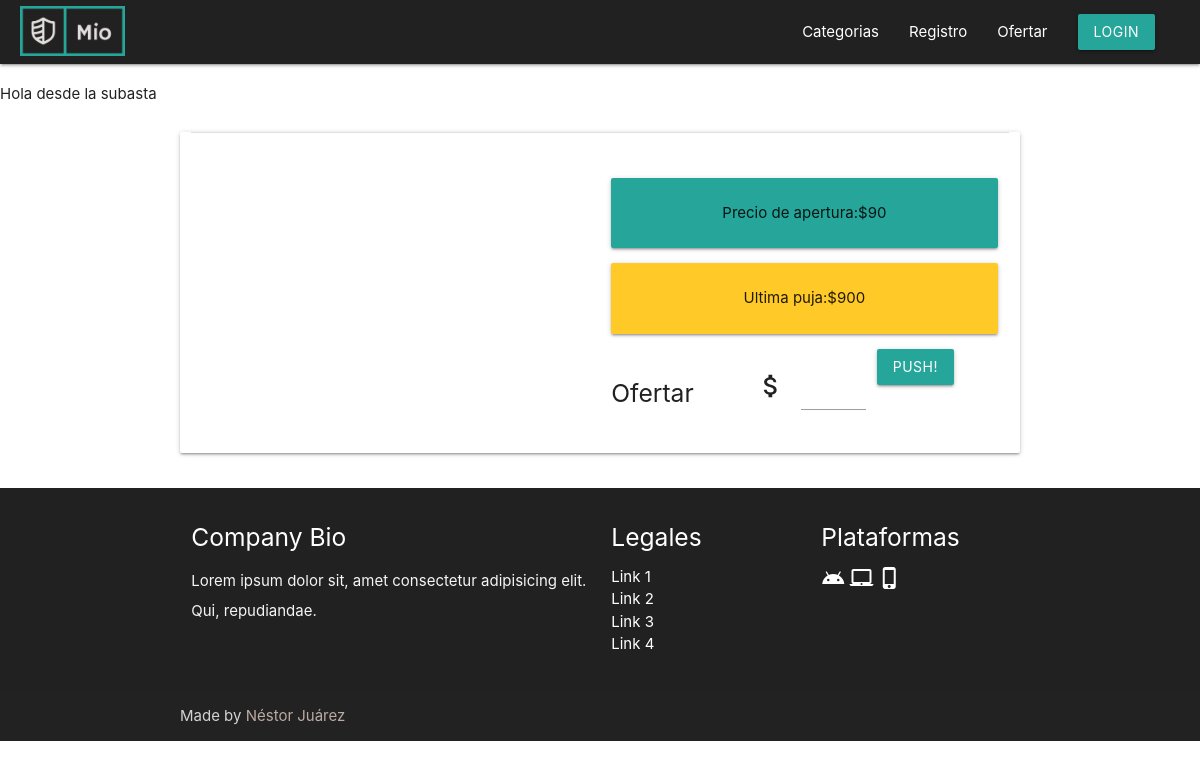
Page /subasta/1 on the earlier database version.
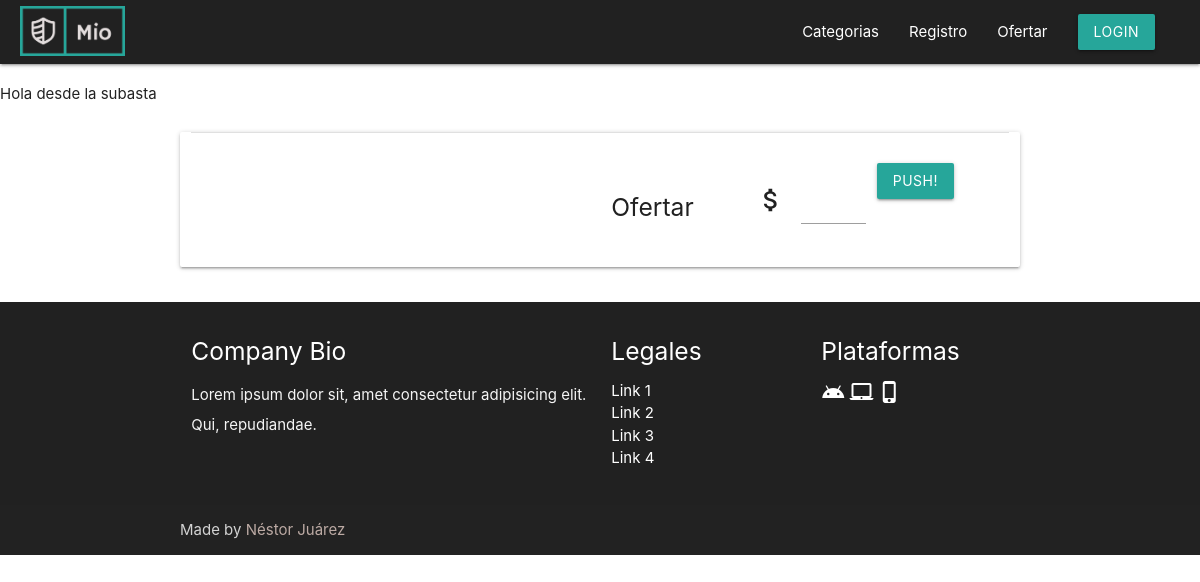
Same page on the later database version.
### subastas_app/models.py (models this page shows, shortened)
class Articulo(models.Model):
    user = models.ForeignKey(User, on_delete=models.CASCADE)
    categoria = models.ForeignKey(Categoria, on_delete=models.CASCADE)
    nombre =models.CharField( max_length=80, null=False, blank=False)
    descripcion = models.CharField(max_length=240, null=False, blank=False)
    precio_minimo = models.IntegerField(null=True, blank=True)
    imagen =  models.ImageField(upload_to='articulos_images', null=True)

class Subasta(models.Model):
    articulo = models.OneToOneField(Articulo, on_delete=models.CASCADE)
    user_ganador = models.OneToOneField(User, on_delete=models.CASCADE)
    precio_ganador = models.IntegerField(null=True, blank=True)

### subastas_app/views.py (the view)
# urls.py: path("subasta/<int:articulo_id>", views.subasta_articulo),
def subasta_articulo(request,articulo_id):
    articulo_subasta = Subasta.objects.filter(articulo_id = articulo_id)
    articulo = Articulo.objects.filter(id=articulo_id)
    if request.method == "POST":
        ultima_puja = request.POST['precio_ganador']
        print(ultima_puja)
        articulo_subasta.precio_ganador = ultima_puja
        articulo_subasta.update()
        return redirect(request.META['HTTP_REFERER'])
    return render(request,"./subastas_app/subasta_articulo.html",
    {
        'articulo_subasta' : articulo_subasta,
        'articulo' : articulo,
    })

### subastas_app/templates/subastas_app/subasta_articulo.html (shortened to what this page needs)
{% extends 'subastas_app/index.html' %}
    {% block content %}
    <p>Hola desde la subasta</p>
    <div class="container">
        <div class="row">
            <div class="card-panel col l12">
                <div class="card-tittle">
                    <div class="divider"></div>
                    <div class="section">
                        <div class="col l5">
                        </div>
                    </div>
                    <div class="col l6 offset-l6 right">
                        <div class="card-content left">
                            {% for item  in articulo %}
                            <div class="card-panel  center-align teal lighten-1 "> Precio de
                                apertura:${{item.precio_minimo }}</div>
                            {% endfor %}
                            {% for info in articulo_subasta %}
                            <div class="card-panel center-align amber lighten-1"> Ultima puja:${{info.precio_ganador }}
                            </div>
                            {% endfor %}
                            <div class="row valign-wrapper">
                                <div class="col l6">
                                    <h5>Ofertar </h5>
                                </div>
                                <form action="" method="post">
                                    <div class="input-field col l6">
                                        <i class=" tiny material-icons prefix ">attach_money</i>
                                        <input type="text" class="validate" id="puja" name="precio_ganador"
                                            value="{{ precio_ganador }}">
                                    </div>
                                    <button onclick="M.toast({html:  puja.value, classes: 'rounded'})" class="btn"
                                        type="submit">Push!</button>
                                </form>
                            </div>
                        </div>
                    </div>
                </div>
            </div>
        </div>
    </div>
    {% endblock %}

Differences in the rows shown:
removed Articulo: precio_minimo "90"
removed Subasta: precio_ganador "900"
